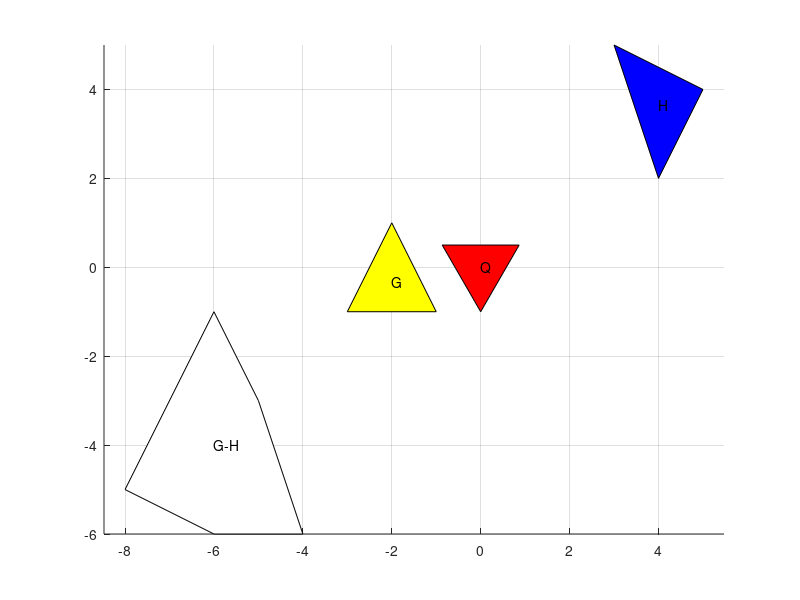

This chart was generated by the following MATLAB code: (Note: this script raises an error after producing the figure.)
%% 线性规划实现Q+ distance
clear;
clc;
figure(2);
G = [-2,1;
    -3,-1;
    -1,-1];
H = [3,5;
    5,4;
    4,2];
patch(G(:,1),G(:,2),'y')
meanG = mean(G);
text(meanG(1),meanG(2),'G');
hold on 
grid on 
axis equal
patch(H(:,1),H(:,2),'b')
meanH = mean(H);
text(meanH(1),meanH(2),'H');
Q = [0,-1;
    sqrt(3)/2,1/2;
    -sqrt(3)/2,1/2];
meanQ = mean(Q);
patch(Q(:,1),Q(:,2),'r');
text(meanQ(1),meanQ(2),'Q');
P = ones(9,2);
for i = 1:3
    for j = 1:3
        P((i-1)*3+j,:) = G(i,:)-H(j,:);
    end
end
K = convhull(P(:,1),P(:,2));
meanP = mean(P);
patch(P(K,1),P(K,2),'w');
text(meanP(1),meanP(2),'G-H');
row1 = [G(1,:)',G(2,:)',G(3,:)',-H(1,:)',-H(2,:)',-H(3,:)',-Q(1,:)',-Q(2,:)',-Q(3,:)'];
row2 = [ones(1,3),zeros(1,length(row1)-3)];
row3 = [zeros(1,3),ones(1,3),zeros(1,length(row1)-6)];
Aeq = [row1;
    row2;
    row3];
beq = [zeros(2,1);1;1];
f = [zeros(1,6),ones(1,3)];
lb = zeros(size(f));
[x,fval] = linprog(f,[],[],Aeq,beq,lb,[]);
fval
newQ = fval*Q;
newQ = [newQ;newQ(1,:)]


for i = 1:3
plot([newQ(i,1),newQ(i+1,1)],[newQ(i,2),newQ(i+1,2)],'r-');
end
meanQ = mean(newQ);
text(meanQ(1),meanQ(2),'newQ');


function p=createSimplyPoly(p)
    cen=mean(p);
    ang=atan2(p(:,1)-cen(1),p(:,2)-cen(2)); %每个点到坐标中心极角

    p=[p,ang];
    p=sortrows(p,3);    %按极角排序

    p=p(:,1:2);
end